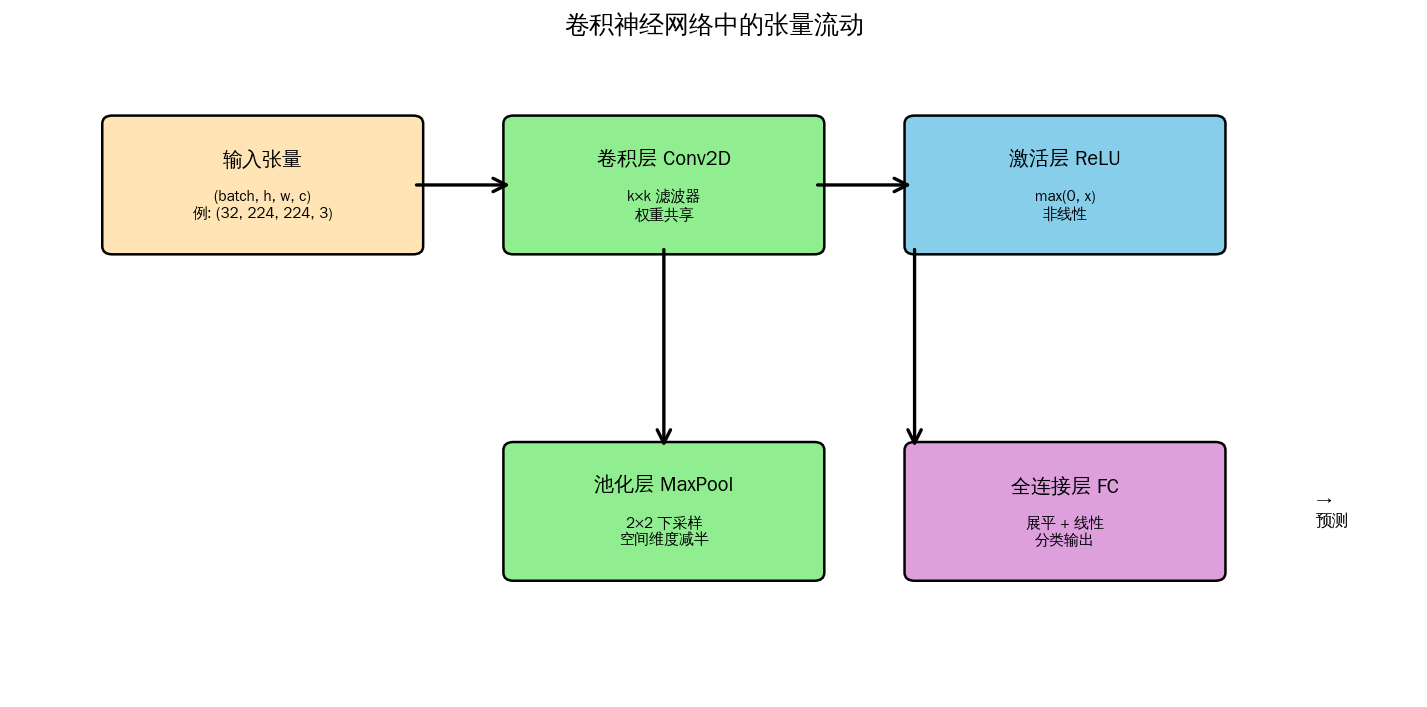

Here is the Python script that generated this plot:
"""
1-1-tensor-flow.py
====================
卷积神经网络中的张量流动
"""
import numpy as np
import matplotlib.pyplot as plt
import matplotlib as mpl
from matplotlib.patches import FancyBboxPatch, FancyArrowPatch

mpl.rcParams['font.sans-serif'] = ['Noto Sans CJK SC', 'WenQuanYi Zen Hei', 'SimHei', 'DejaVu Sans']
mpl.rcParams['axes.unicode_minus'] = False

fig, ax = plt.subplots(figsize=(12, 6))
ax.set_xlim(0, 14)
ax.set_ylim(0, 8)
ax.axis('off')

boxes = [
    {'pos': (1, 5.5), 'w': 3, 'h': 1.5, 'color': '#FFE4B5',
     'title': '输入张量', 'detail': '(batch, h, w, c)\n例: (32, 224, 224, 3)'},
    {'pos': (5, 5.5), 'w': 3, 'h': 1.5, 'color': '#90EE90',
     'title': '卷积层 Conv2D', 'detail': 'k×k 滤波器\n权重共享'},
    {'pos': (9, 5.5), 'w': 3, 'h': 1.5, 'color': '#87CEEB',
     'title': '激活层 ReLU', 'detail': 'max(0, x)\n非线性'},
    {'pos': (5, 1.5), 'w': 3, 'h': 1.5, 'color': '#90EE90',
     'title': '池化层 MaxPool', 'detail': '2×2 下采样\n空间维度减半'},
    {'pos': (9, 1.5), 'w': 3, 'h': 1.5, 'color': '#DDA0DD',
     'title': '全连接层 FC', 'detail': '展平 + 线性\n分类输出'},
]

for b in boxes:
    rect = FancyBboxPatch(b['pos'], b['w'], b['h'],
                          boxstyle='round,pad=0.1',
                          facecolor=b['color'], edgecolor='black', linewidth=1.5)
    ax.add_patch(rect)
    ax.text(b['pos'][0] + b['w']/2, b['pos'][1] + b['h'] - 0.3,
             b['title'], ha='center', va='top', fontsize=12, fontweight='bold')
    ax.text(b['pos'][0] + b['w']/2, b['pos'][1] + 0.5,
             b['detail'], ha='center', va='center', fontsize=9)

arrows = [
    ((4, 6.25), (5, 6.25)),   # input -> conv
    ((8, 6.25), (9, 6.25)),   # conv -> relu
    ((6.5, 5.5), (6.5, 3)),    # conv -> pool (down)
    ((9, 5.5), (9, 3)),       # relu -> FC (down)
]
for (x0, y0), (x1, y1) in arrows:
    arrow = FancyArrowPatch((x0, y0), (x1, y1),
                            arrowstyle='->', mutation_scale=20,
                            color='black', linewidth=2)
    ax.add_patch(arrow)

ax.text(13, 2.25, '→\n预测', ha='left', va='center', fontsize=10, fontweight='bold')
ax.set_title('卷积神经网络中的张量流动', fontsize=15, fontweight='bold')

plt.tight_layout()
plt.savefig('/home/david/AI-Tutorial/assets/figures/1-1-tensor-flow.png',
            dpi=120, bbox_inches='tight', facecolor='white')
plt.close()
print("Saved: 1-1-tensor-flow.png")
